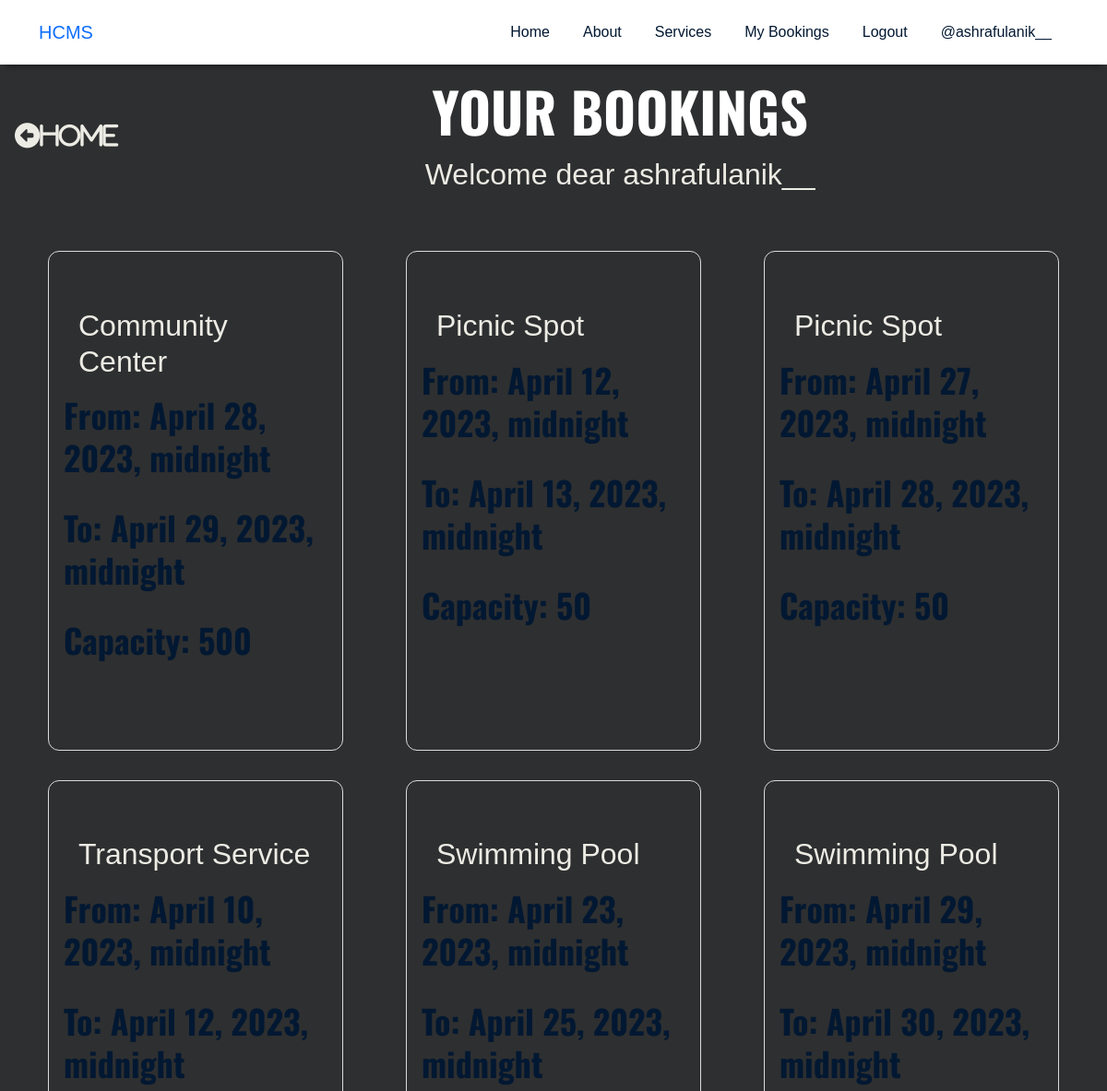
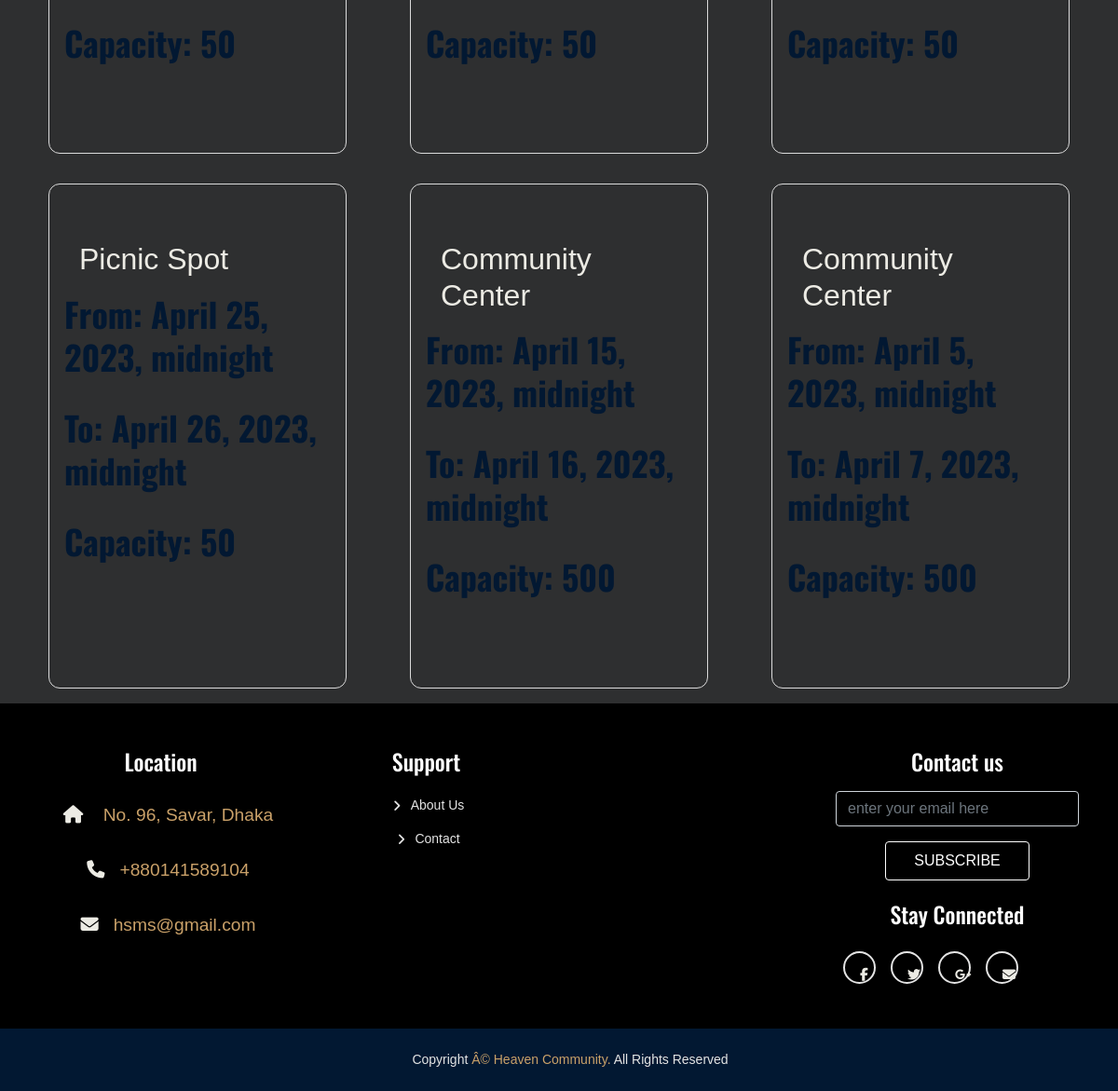
Page /booking_list/ (signed in) on the committed database (2 pictures, top to bottom).
### house/models.py (models this page shows, shortened)
class Booking(models.Model):
    user = models.ForeignKey(settings.AUTH_USER_MODEL, on_delete=models.CASCADE)
    service = models.ForeignKey(Service, on_delete=models.CASCADE)
    check_in = models.DateTimeField()
    check_out = models.DateTimeField()
    total_d = models.IntegerField(default=0)
    total_price = models.FloatField(default=0)
    def get_service_catagory(self):
        service_catagories = dict(self.service.SERVICE_CATAGORIES)
        service_catagory = service_catagories.get(self.service.catagory)
        return service_catagory
    def get_cancel_booking_url(self):
        return reverse_lazy('house:CancelBookingView', args=[self.pk, ])

class Service(models.Model):
    SERVICE_CATAGORIES = (
        ('Community Center', 'Community Center'),
        ('Picnic Spot', 'Picnic Spot'),
        ('Swimming Pool', 'Swimming Pool'),
        ('Transport Service', 'Transport Service'),
    )
    service_name = models.CharField(max_length=40, null=True)
    catagory = models.CharField(max_length=25, choices=SERVICE_CATAGORIES)
    capacity = models.IntegerField()

### house/views.py (the view)
# urls.py: path('booking_list/', BookingListView.as_view(), name='BookingListView'),
class BookingListView(LoginRequiredMixin, ListView):
    model = Booking
    template_name = "booking_list_view.html"
    def get_queryset(self, *args, **kwargs):
        if self.request.user.is_staff:
            booking_list = Booking.objects.all()
            return booking_list
        else:
            booking_list = Booking.objects.filter(user=self.request.user)
            return booking_list

### house/templates/booking_list_view.html (shortened to what this page needs)
{% extends "navber.html" %}
{% block content %}
{% load static %}
<!DOCTYPE html>
<html lang="en">
<head>
    <link rel="stylesheet" href="{% static 'house/css/booking_list_view.css' %}">
</head>
<body>
    <div class="content">
        <div class="header">
            <div class="headings">
                <h1>Your Bookings</h1>
                <h2>Welcome dear {{user}}</h2>
            </div>
            <div class="home">
                <div class="home">
                    <a href="{% url 'house:ServiceListView' %}"><i class="fas fa-arrow-alt-circle-left">Home</i></a>
                </div>
            </div>
        </div>
        <div class="bookings">
            {% for booking in booking_list %}
            <div class="booking">
                <div class="category">
                    <h2>{{booking.get_service_catagory}}</h2>
                </div>
                <div class="from">
                    <h3>From: {{booking.check_in}}</h3>
                </div>
                <div class="to">
                    <h3>To: {{booking.check_out}}</h3>
                </div>
                <div class="capacity">
                    <h3>Capacity: {{booking.service.capacity}}</h3>
                </div>
                <div class="cancel"></div>
            </div>
            {% endfor %}
        </div>
</body>
</html>
{%endblock%}

### house/templates/navber.html (shortened to what this page needs)
{% load static %}
<!DOCTYPE html>
<html lang="en">
<head>
        <link rel="stylesheet" href="https://cdnjs.cloudflare.com/ajax/libs/twitter-bootstrap/5.1.0/css/bootstrap.min.css">
        <link rel="stylesheet" href="https://cdnjs.cloudflare.com/ajax/libs/font-awesome/5.15.4/css/all.min.css">
        <link rel="stylesheet" href="https://unpkg.com/swiper/swiper-bundle.min.css">
        <link rel="stylesheet" href="{% static 'house/css/style.css' %}">
        <link rel="stylesheet" href="{% static 'house/css/responsive-style.css' %}">
</head>
<body>
    <header class="header_wrapper">
        <nav class="navbar navbar-expand-lg">
            <div class="container">
                <a class="navbar-brand" href="#">
                    HCMS
                </a>
                <div class="collapse navbar-collapse justify-content-end" id="navbarNav">
                    <ul class="navbar-nav menu-navbar-nav">
                        <li class="nav-item">
                            <a class="nav-link" aria-current="page" href="{% url 'house:home' %}">Home</a>
                        </li>
                        <li class="nav-item">
                            <a class="nav-link" href="#about">About</a>
                        </li>
                        {% if request.user.is_authenticated %}
                        <li class="nav-item">
                            <a class="nav-link" href="{% url 'house:ServiceListView' %}">Services</a>
                        </li>
                        <li class="nav-item">
                            <a class="nav-link" href="{% url 'house:BookingListView' %}">My Bookings</a>
                        </li>
                        <li class="nav-item">
                            <a class="nav-link" href="{% url 'house:logout' %}">Logout</a>
                        </li>
                        <li class="nav-item">
                            <a class="nav-link" href="#">@{{user}}</a>
                        </li>
                        {% endif %}
                    </ul>
                </div>
            </div>
        </nav>
    </header>
</body>
</html>
{% block content %}
{% endblock %}
 <section id="contact" class="footer_wrapper mt-3 mt-md-0 pb-0">
    <div class="container pb-3">
        <div class="row">
            <div class="col-lg-3 col-md-6">
                <h5>Location</h5>
                <div class="contact-info">
                    <ul class="list-unstyled">
                        <li><a href="#"><i class="fa fa-home me-3"></i> No. 96, Savar, Dhaka</a></li>
                        <li><a href="#"><i class="fa fa-phone me-3"></i>+880141589104</a></li>
                        <li><a href="#"><i class="fa fa-envelope me-3"></i>hsms@gmail.com</a></li>
                    </ul>
                </div>
            </div>
            <div class="col-lg-3 col-md-6">
                <h5>Support</h5>
                <ul class="link-widget p-0">
                    <li><a href="#">About Us</a></li>
                    <li><a href="#">Contact</a></li>
                </ul>
            </div>
            <div class="col-lg-3 col-md-6">
            </div>
            <div class="col-lg-3 col-md-6">
                <h5>Contact us</h5>
                <div class="form-group mb-4">
                    <input type="email" class="form-control bg-transparent" placeholder="enter your email here">
                    <button type="submit" class="main-btn rounded-2 mt-3 border-white text-white">Subscribe</button>
                </div>
                <h5>Stay Connected</h5>
                <ul class="social-network d-flex align-items-center p-0">
                    <li><a href="#"><i class="fab fa-facebook-f"></i></a></li>
                    <li><a href="#"><i class="fab fa-twitter"></i></a></li>
                    <li><a href="#"><i class="fab fa-google-plus-g"></i></a></li>
                    <li><a href="#"><i class="fa fa-envelope"></i></a></li>
                </ul>
            </div>
        </div>
    </div>
    <div class="container-fluid copyright-section">
        <p>Copyright <a href="#">Â© Heaven Community.</a> All Rights Reserved</p>
    </div>
</section>

### house/static/house/css/style.css (style rules this page uses)
* { box-sizing: border-box; margin: 0; padding: 0; }
:root { --primary-color: #021832; --secondary-color: #caa169; --bg-color: #f4f4f4; --bg-white: #fff; --bg-black: #000; --primary-font: 'Poppins', sans-serif; --secondary-font: 'Oswald', sans-serif; --primary-text: #021832; --secondary-text: #caa169; --text-white: #fff; --text-black: #151515; --text-gray: #e4e4e4; }
body { font-family: var(--primary-font); background-color: var(--bg-white); }
a { text-decoration: none; }
section { padding: 3.125rem 0; }
.main-btn { font-size: 1rem; font-weight: 500; color: var(--primary-color); text-transform: uppercase; background-color: transparent; border: .0625rem solid var(--primary-color); padding: .375rem 1.875rem; border-radius: 3.125rem; line-height: 1.75rem; display: inline-block; transition: all 0.3s ease-out 0s; }
h1 { font-size: 3.75rem; line-height: 4.25rem; font-weight: 700; color: var(--text-white); margin-bottom: 1.25rem; text-transform: uppercase; font-family: var(--secondary-font); }
h3 { margin-bottom: 1.875rem; line-height: 2.875rem; font-weight: 700; font-size: 2.25rem; color: var(--primary-text); font-family: var(--secondary-font); }
h5 { font-size: 1.5rem; line-height: 1; color: var(--primary-text); margin-bottom: .9375rem; font-weight: 500; font-family: var(--secondary-font); }
p { font-size: 1rem; color: var(--text-black); line-height: 1.625rem; }
.header_wrapper .navbar { padding: .9375rem 0; background-color: var(--bg-white); -webkit-box-shadow: 0 .5rem .375rem -0.375rem rgb(0 0 0 / 40%); box-shadow: 0 .5rem .375rem -0.375rem rgb(0 0 0 / 40%); -webkit-transition: background 0s ease-in-out 0s, margin-top 0s ease-in-out 0s, opacity 0s ease-in-out 0s; transition: background 0s ease-in-out 0s, margin-top 0s ease-in-out 0s, opacity 0s ease-in-out 0s; }
.header_wrapper .nav-item { margin: 0 .625rem; }
.header_wrapper .nav-item .nav-link { font-size: 1rem; font-weight: 500; color: var(--primary-text); display: inline-block; }
.footer_wrapper { background-color: var(--bg-black); }
.footer_wrapper h5 { color: var(--text-white); margin-bottom: 1.25rem; }
.footer_wrapper ul li { margin-bottom: .5rem; list-style: none; }
.footer_wrapper .contact-info li a { color: var(--secondary-color) }
.footer_wrapper .link-widget li a, .footer_wrapper p { color: var(--text-gray); font-size: .875rem; padding-left:1.5rem; position: relative; -webkit-transition: all 0.3s ease-out 0s; transition: all 0.3s ease-out 0s; }
.footer_wrapper .link-widget li a::before { content: '\f105'; font-family: "Font Awesome 5 Free"; font-weight: 900; position: absolute; left: 0.3rem; top: 50%; -webkit-transform: translateY(-50%); transform: translateY(-50%); }
.footer_wrapper .social-network a { width: 2.1875rem; height: 2.1875rem; margin: .5rem; line-height:2rem; font-size: .875rem; display: inline-block; border: .125rem solid var(--text-gray); color: var(--text-gray); text-align: center; border-radius: 100%; -webkit-transition: all 0.3s cubic-bezier(0.645, 0.045, 0.355, 1); transition: all 0.3s cubic-bezier(0.645, 0.045, 0.355, 1); }
.footer_wrapper .copyright-section { background-color: var(--primary-color); padding: 1.25rem 0 .3125rem; text-align: center; }
.footer_wrapper .copyright-section a { color: var(--secondary-text); }

### house/static/house/css/booking_list_view.css (style rules this page uses)
* { padding:0; margin:0; box-sizing: border-box; }
body { font-family: sans-serif; background-color: rgb(46, 47, 48); color: rgb(236, 235, 228); line-height: 1.5; font-size: 1.2rem; text-align: center; }
.content { display: flex; flex-direction: column; }
.header { flex: 1; display: flex; flex-flow: row-reverse wrap; justify-content: space-evenly; align-items: center; }
.headings { flex:1.5; }
.home { flex:0.1; }
.bookings { margin-top: 2rem; flex:1; display: flex; flex-direction: row; flex-wrap: wrap; justify-content: space-evenly; }
.booking { flex:1; max-width:20vw; min-width: 20rem; text-align: left; border: 1px solid #dbdbdb; padding:1rem; border-radius: 0.75rem; margin:1rem; }
a i { margin: 1rem; color:rgb(236, 235, 228); text-decoration: none; }
.home a i { font-size: 1.7rem; }
h1,h2 { margin:1rem; }

### rows in the picture
Booking: get_service_catagory "Community Center", check_in "April 28, 2023, midnight", check_out "April 29, 2023, midnight", service.capacity "500"
Booking: get_service_catagory "Picnic Spot", check_in "April 12, 2023, midnight", check_out "April 13, 2023, midnight", service.capacity "50"
Booking: get_service_catagory "Picnic Spot", check_in "April 27, 2023, midnight", check_out "April 28, 2023, midnight", service.capacity "50"
Booking: get_service_catagory "Transport Service", check_in "April 10, 2023, midnight", check_out "April 12, 2023, midnight", service.capacity "50"
Booking: get_service_catagory "Swimming Pool", check_in "April 23, 2023, midnight", check_out "April 25, 2023, midnight", service.capacity "50"
Booking: get_service_catagory "Swimming Pool", check_in "April 29, 2023, midnight", check_out "April 30, 2023, midnight", service.capacity "50"
Booking: get_service_catagory "Picnic Spot", check_in "April 25, 2023, midnight", check_out "April 26, 2023, midnight", service.capacity "50"
Booking: get_service_catagory "Community Center", check_in "April 15, 2023, midnight", check_out "April 16, 2023, midnight", service.capacity "500"
Booking: get_service_catagory "Community Center", check_in "April 5, 2023, midnight", check_out "April 7, 2023, midnight", service.capacity "500"

### other values in the picture
{{ user }} "ashrafulanik__"
